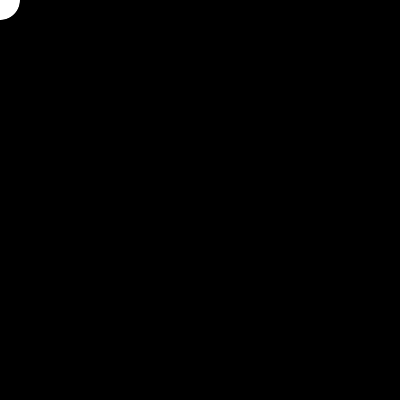
Frame 1 (no input)
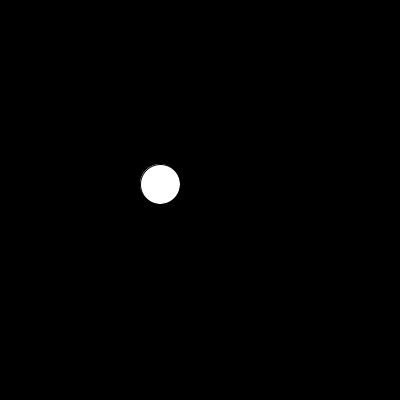
Frame 60 (the mouse pressed at the canvas centre just before this capture)
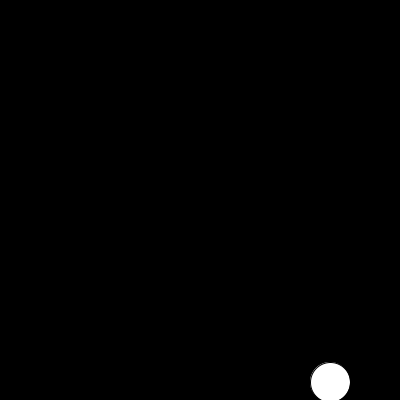
Frame 120 (the mouse held since frame 60 and released just before this capture)

The Processing sketch that drew these frames (run headless with seeded random() and noise(); from frame 60 on, the mouse is pressed at the canvas centre):

// Processing sketch: processing_154400
// ── processing_154400.pde

float x2Position=0;
float y2Position=0;

void setup ()
{
  size(400, 400);
}
void draw ()
{
  background (0);
  ellipse (x2Position, y2Position, 40, 40);
  x2Position=x2Position+10;
  y2Position=y2Position+10;
  if (x2Position>400)
  {
    x2Position=-20;
  }
  if (y2Position>400)
  {
    y2Position=int(random(1,6));
  }
  
}
